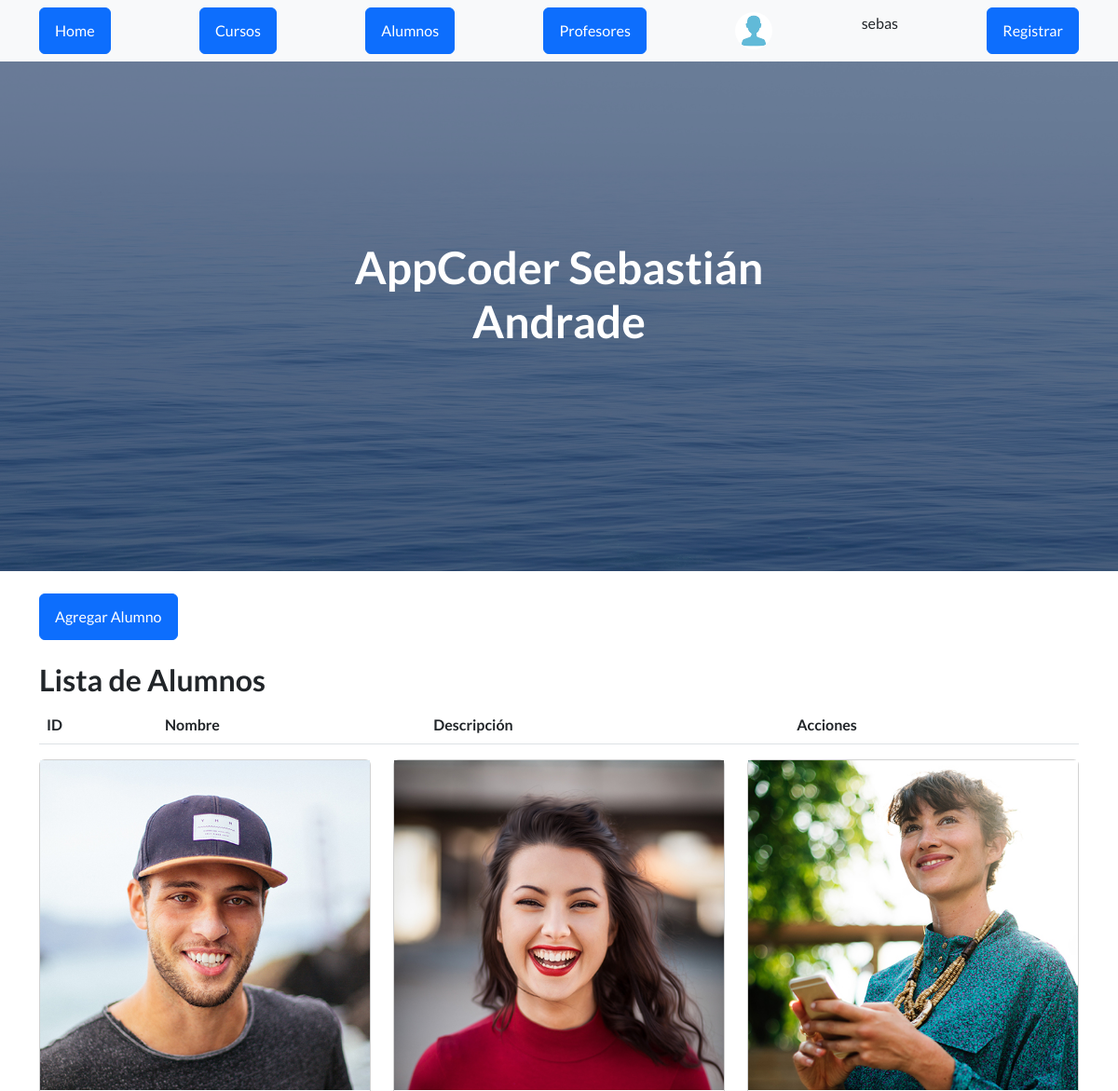
The app's page /AppCoder/alumnos/ (signed in, upper part), older data.
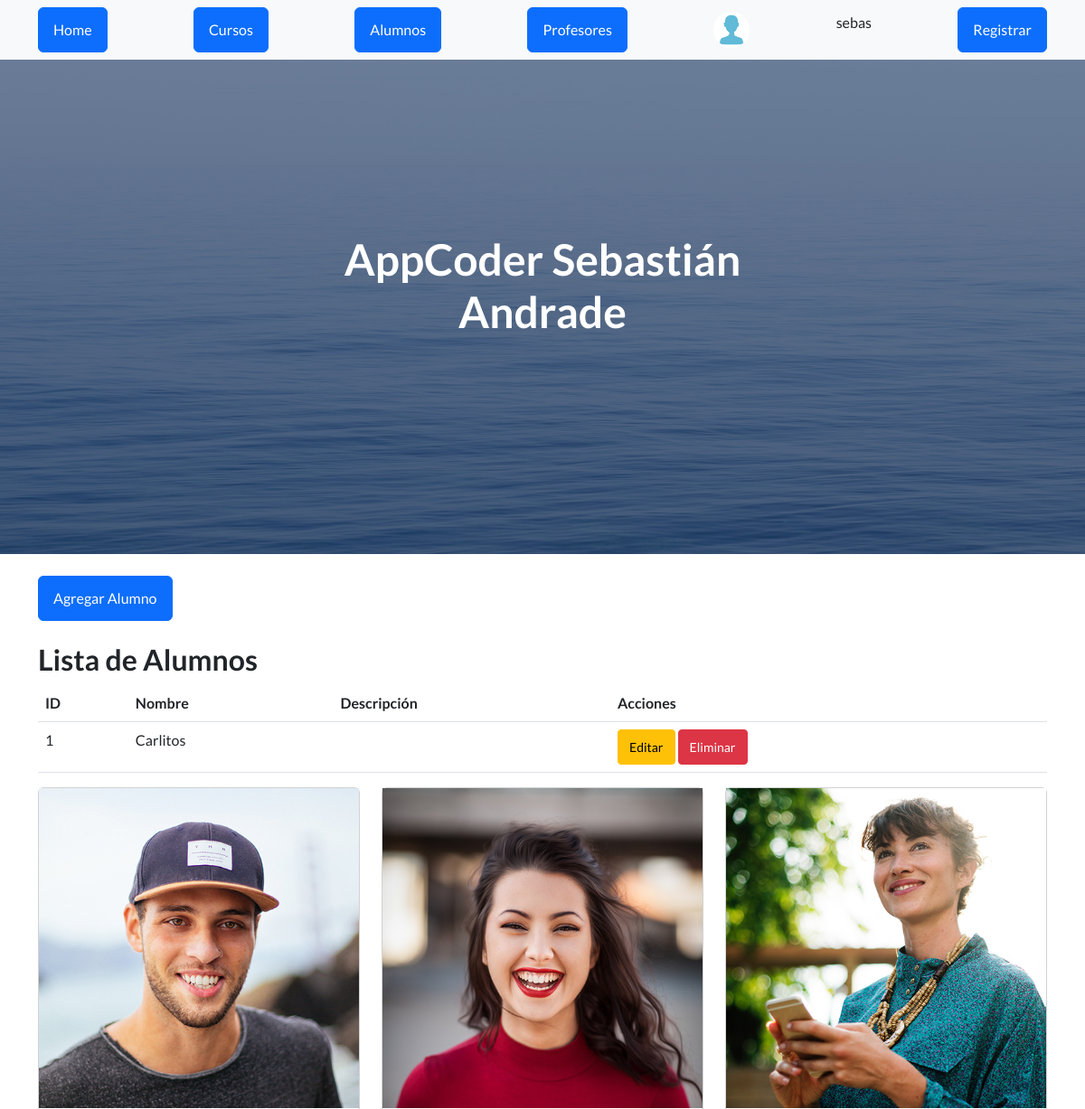
The same page, newer data.
### AppCoder/models.py (models this page shows, shortened)
class Alumno(models.Model):
    nombre = models.CharField(max_length=100)
    edad = models.IntegerField()
    curso = models.ForeignKey(Curso, on_delete=models.CASCADE)

### AppCoder/views.py (the view)
# urls.py: path("alumnos/", views.ver_alumnos, name="alumnos"),
def ver_alumnos(request):
    alumnos = Alumno.objects.all()
    avatares = Avatar.objects.filter(user=request.user.id)
    return render(request, 'alumnos.html', {'alumnos': alumnos})

### AppCoder/template/alumnos.html (shortened to what this page needs)
{% extends "padre.html" %}
{% load static %}
{% block contenido %}
    <main>
        <div class="container">
            {% if user.is_authenticated %}
            <div class="row mt-4">
                <div class="col-12">
                    <a class="btn btn-primary" href="{% url 'agregar_alumno' %}">Agregar Alumno</a>
                </div>
            </div>
            <div class="row mt-4">
                <div class="col-12">
                    <h2>Lista de Alumnos</h2>
                    <table class="table">
                        <thead>
                            <tr>
                                <th>ID</th>
                                <th>Nombre</th>
                                <th>Descripción</th>
                                <th>Acciones</th>
                            </tr>
                        </thead>
                        <tbody>
                            {% for alumno in alumnos %}
                            <tr>
                                <td>{{ alumno.id }}</td>
                                <td>{{ alumno.nombre }}</td>
                                <td>{{ alumno.descripcion }}</td>
                                <td>
                                    <a href="{% url 'editar_alumno' alumno.id %}" class="btn btn-warning btn-sm mr-1">Editar</a>
                                    <a href="{% url 'eliminar_alumno' alumno.id %}" class="btn btn-danger btn-sm">Eliminar</a>
                                </td>
                            </tr>
                            {% endfor %}
                        </tbody>
                    </table>
                </div>
            </div>
            {% endif %}
            <div class="row">
                <div class="col-12 col-md-4">
                    <div class="card">
                        <img src="{% static 'AppCoder/assets/img/testimonials-2.jpg' %}"/>
                    </div>
                </div>
                <div class="col-12 col-md-4">
                    <div class="card">
                        <img src="{% static 'AppCoder/assets/img/testimonials-1.jpg' %}"/>
                    </div>
                </div>
                <div class="col-12 col-md-4">
                    <div class="card">
                        <img src="{% static 'AppCoder/assets/img/testimonials-3.jpg' %}"/>
                    </div>
                </div>
            </div>
        </div>
    </main>
{% endblock %}

Row changes from the older to the newer data that the page shows:
added Alumno: id "1", nombre "Carlitos"
